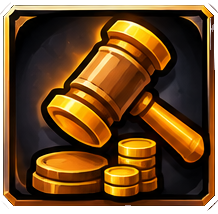
#> input picture Media/concepts/auction-house.png, 218 x 214 px
$ python cut_concepts.py ../Media/concepts/auction-house.png
#> lines starting #> are read from the running program, lines starting #| are printed output that depends on the picture; after the words box and inside, x2 and y2 are one past the last pixel; in counts of white or black regions, pixels touching at a corner belong together
### tools/alpha.py
# Background removal for the concept art: near-black background -> transparent, glow -> soft alpha.
from collections import deque
import numpy as np
from PIL import Image

T = 60  # below this brightness a pixel counts as background


def cut(img, everywhere):
    a = np.asarray(img).astype(np.float32)
    h, w = a.shape[:2]
    m = a.max(axis=2)
    dark = m < T
    if everywhere:
        bg = dark
    else:  # only what is connected to the outside (dark insides of an icon are part of it)
        bg = np.zeros((h, w), bool)
        todo = deque((y, x) for y in range(h) for x in range(w) if (y in (0, h - 1) or x in (0, w - 1)) and dark[y, x])
        for y, x in todo:
            bg[y, x] = True
        while todo:
            y, x = todo.popleft()
            for ny, nx in ((y + 1, x), (y - 1, x), (y, x + 1), (y, x - 1)):
                if 0 <= ny < h and 0 <= nx < w and dark[ny, nx] and not bg[ny, nx]:
                    bg[ny, nx] = True
                    todo.append((ny, nx))
    base = np.array([34, 32, 30], np.float32)
    lit = np.clip(a - base, 0, None)
    alpha = np.clip(lit.max(axis=2) / 50, 0, 1)
    rgb = np.where(alpha[..., None] > 0, lit / np.maximum(alpha[..., None], 1e-3), 0)
    rgb = np.clip(rgb, 0, 255)
    alpha = np.where(bg, alpha, 1.0)
    rgb = np.where(bg[..., None], rgb, a)
    return Image.fromarray(np.dstack([rgb, alpha * 255]).astype(np.uint8), "RGBA")

### tools/cut_concepts.py
# Cuts the concept sheet into single images with a transparent background (Media/concepts/*.png).
# The sheet has a near-black background. Pixels of it that touch the outside become transparent; glow on it is turned
# into a soft alpha (so it still looks right on any dark surface). Dark parts inside an icon stay.
# Usage: python tools/cut_concepts.py <sheet.png>
import os, sys
from PIL import Image, ImageDraw
sys.path.insert(0, os.path.dirname(os.path.abspath(__file__)))
from alpha import cut

sheet = Image.open(sys.argv[1]).convert("RGB")
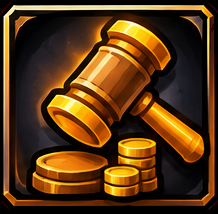
#> sheet: PIL image 218x214 RGB; mean R, G, B 89.9, 55.5, 19.1
out = os.path.join(os.path.dirname(os.path.dirname(os.path.abspath(__file__))), "Media", "concepts")
os.makedirs(out, exist_ok=True)

boxes = {"main-icon": (40, 15, 440, 350), "title-logo": (450, 15, 1110, 400), "minimap-icon": (1120, 15, 1490, 366)}
names = [["auction-house", "inventory", "loot-overview", "quests", "database", "settings"],
         ["map", "character", "professions", "economy", "statistics", "help"]]
xs, ys = [36, 288, 538, 788, 1038, 1286], [428, 706]
for r, row in enumerate(names):
    for c, n in enumerate(row):
        boxes[n] = (xs[c], ys[r], xs[c] + 218, ys[r] + 214)

for n, b in boxes.items():
    res = cut(sheet.crop(b), n == "title-logo")
    if n == "minimap-icon":  # the dark disc inside the ring is part of the icon (the ring has gaps at the points)
        w, h = res.size
        disc = Image.new("L", (w, h), 0)
        ImageDraw.Draw(disc).ellipse((183 - 150, 178 - 150, 183 + 150, 178 + 150), fill=255)
        res.paste(sheet.crop(b), (0, 0), disc)
    res.save(os.path.join(out, n + ".png"))
#> this loop made 15 passes
#> pass 1, in cut, `a = np.asarray(img).astype(np.float32)`:
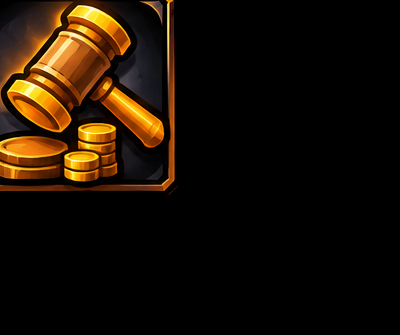
#> a: shape (335, 400, 3) float32; mean R, G, B 25.9, 15.3, 4.1
#> pass 1, in cut, `m = a.max(axis=2)`:
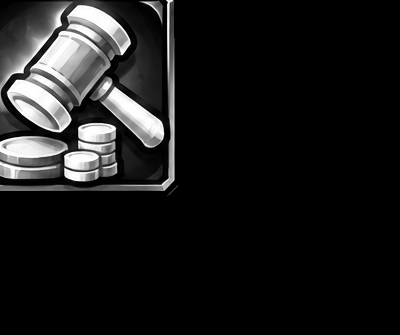
#> m: shape (335, 400) float32; min 0, max 255, mean 26
#> pass 1, in cut, `dark = m < T`:
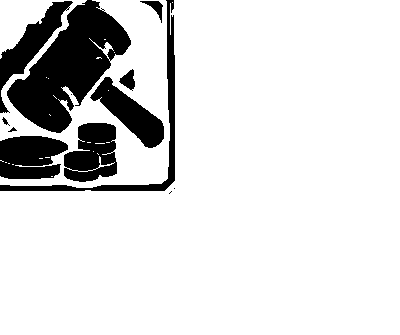
#> dark: shape (335, 400) bool; 85.8% white; 13 black regions (3 under 20 px), largest, box (x1, y1, x2, y2) and area: (7, 0, 131, 133) 7669, (0, 136, 68, 179) 2366, (64, 123, 117, 182) 2319
#> pass 1, in cut, `lit = np.clip(a - base, 0, None)`:
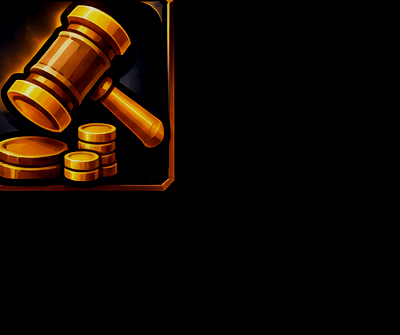
#> lit: shape (335, 400, 3) float32; mean R, G, B 19.3, 9.6, 1.4
#> after the loop:
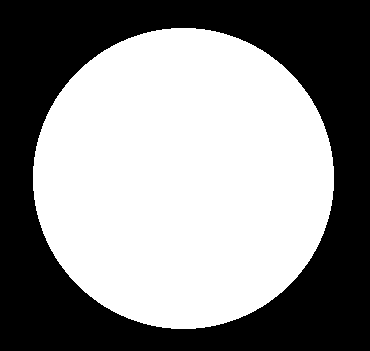
#> disc: PIL image 370x351 L; 54.8% white; 1 black region, box (x1, y1, x2, y2) and area: (0, 0, 370, 351) 58741
#> after the loop: res: PIL image 218x214 RGBA; every value is 0
print("ok")
